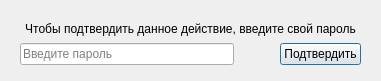
<?xml version="1.0" encoding="UTF-8"?>
<ui version="4.0">
 <class>Verification</class>
 <widget class="QDialog" name="Verification">
  <property name="geometry">
   <rect>
    <x>0</x>
    <y>0</y>
    <width>381</width>
    <height>81</height>
   </rect>
  </property>
  <property name="windowTitle">
   <string>Подтверждение действия</string>
  </property>
  <widget class="QWidget" name="layoutWidget">
   <property name="geometry">
    <rect>
     <x>20</x>
     <y>20</y>
     <width>341</width>
     <height>45</height>
    </rect>
   </property>
   <layout class="QVBoxLayout" name="verticalLayout">
    <item>
     <widget class="QLabel" name="label">
      <property name="text">
       <string>Чтобы подтвердить данное действие, введите свой пароль</string>
      </property>
      <property name="alignment">
       <set>Qt::AlignCenter</set>
      </property>
     </widget>
    </item>
    <item>
     <layout class="QHBoxLayout" name="horizontalLayout">
      <item>
       <widget class="QLineEdit" name="lineEdit">
        <property name="echoMode">
         <enum>QLineEdit::Password</enum>
        </property>
        <property name="placeholderText">
         <string>Введите пароль</string>
        </property>
       </widget>
      </item>
      <item>
       <spacer name="horizontalSpacer">
        <property name="orientation">
         <enum>Qt::Horizontal</enum>
        </property>
        <property name="sizeType">
         <enum>QSizePolicy::Preferred</enum>
        </property>
        <property name="sizeHint" stdset="0">
         <size>
          <width>40</width>
          <height>20</height>
         </size>
        </property>
       </spacer>
      </item>
      <item>
       <widget class="QPushButton" name="pushButton">
        <property name="text">
         <string>Подтвердить</string>
        </property>
       </widget>
      </item>
     </layout>
    </item>
   </layout>
  </widget>
 </widget>
 <resources/>
 <connections/>
</ui>
